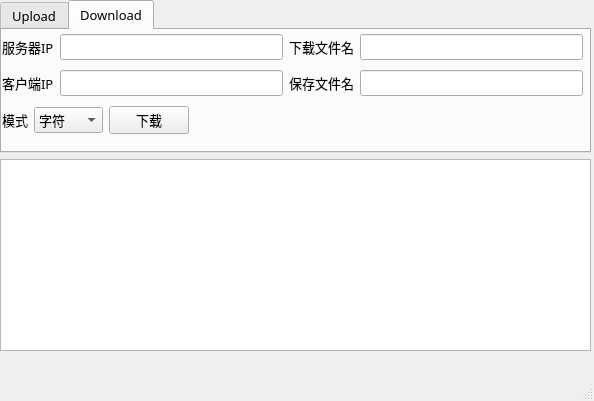
<?xml version="1.0" encoding="UTF-8"?>
<ui version="4.0">
 <class>MainWindow</class>
 <widget class="QMainWindow" name="MainWindow">
  <property name="geometry">
   <rect>
    <x>0</x>
    <y>0</y>
    <width>594</width>
    <height>401</height>
   </rect>
  </property>
  <property name="windowTitle">
   <string>MainWindow</string>
  </property>
  <widget class="QWidget" name="centralwidget">
   <property name="font">
    <font>
     <family>黑体</family>
     <pointsize>10</pointsize>
    </font>
   </property>
   <widget class="QWidget" name="verticalLayoutWidget_2">
    <property name="geometry">
     <rect>
      <x>0</x>
      <y>0</y>
      <width>591</width>
      <height>351</height>
     </rect>
    </property>
    <layout class="QVBoxLayout" name="verticalLayout_3">
     <item>
      <widget class="QTabWidget" name="tabWidget">
       <property name="font">
        <font>
         <family>黑体</family>
         <pointsize>10</pointsize>
        </font>
       </property>
       <property name="currentIndex">
        <number>1</number>
       </property>
       <widget class="QWidget" name="tab">
        <attribute name="title">
         <string>Upload</string>
        </attribute>
        <widget class="QWidget" name="verticalLayoutWidget">
         <property name="geometry">
          <rect>
           <x>0</x>
           <y>0</y>
           <width>571</width>
           <height>114</height>
          </rect>
         </property>
         <layout class="QVBoxLayout" name="verticalLayout_2">
          <item>
           <layout class="QHBoxLayout" name="horizontalLayout_6">
            <item>
             <widget class="QPushButton" name="PathChoose">
              <property name="font">
               <font>
                <family>黑体</family>
                <pointsize>10</pointsize>
               </font>
              </property>
              <property name="text">
               <string>选择文件</string>
              </property>
             </widget>
            </item>
            <item>
             <widget class="QLineEdit" name="PathShow"/>
            </item>
           </layout>
          </item>
          <item>
           <layout class="QHBoxLayout" name="horizontalLayout_5">
            <item>
             <widget class="QLabel" name="label">
              <property name="font">
               <font>
                <family>黑体</family>
                <pointsize>10</pointsize>
               </font>
              </property>
              <property name="text">
               <string>客户端IP</string>
              </property>
             </widget>
            </item>
            <item>
             <widget class="QLineEdit" name="uploadLocalIP"/>
            </item>
            <item>
             <widget class="QLabel" name="label_2">
              <property name="font">
               <font>
                <family>黑体</family>
                <pointsize>10</pointsize>
               </font>
              </property>
              <property name="text">
               <string>服务器IP</string>
              </property>
             </widget>
            </item>
            <item>
             <widget class="QLineEdit" name="uploadServerIP"/>
            </item>
           </layout>
          </item>
          <item>
           <layout class="QHBoxLayout" name="horizontalLayout_3">
            <item>
             <widget class="QLabel" name="label_3">
              <property name="font">
               <font>
                <family>黑体</family>
                <pointsize>10</pointsize>
               </font>
              </property>
              <property name="text">
               <string>模式</string>
              </property>
             </widget>
            </item>
            <item>
             <widget class="QComboBox" name="uploadMode">
              <property name="font">
               <font>
                <family>黑体</family>
                <pointsize>10</pointsize>
               </font>
              </property>
              <item>
               <property name="text">
                <string>字符</string>
               </property>
              </item>
              <item>
               <property name="text">
                <string>二进制</string>
               </property>
              </item>
             </widget>
            </item>
            <item>
             <widget class="QPushButton" name="uploadButton">
              <property name="font">
               <font>
                <family>黑体</family>
                <pointsize>10</pointsize>
               </font>
              </property>
              <property name="text">
               <string>上传</string>
              </property>
             </widget>
            </item>
            <item>
             <spacer name="horizontalSpacer_2">
              <property name="orientation">
               <enum>Qt::Horizontal</enum>
              </property>
              <property name="sizeHint" stdset="0">
               <size>
                <width>40</width>
                <height>20</height>
               </size>
              </property>
             </spacer>
            </item>
           </layout>
          </item>
         </layout>
        </widget>
       </widget>
       <widget class="QWidget" name="tab_2">
        <attribute name="title">
         <string>Download</string>
        </attribute>
        <widget class="QWidget" name="verticalLayoutWidget_3">
         <property name="geometry">
          <rect>
           <x>0</x>
           <y>0</y>
           <width>581</width>
           <height>111</height>
          </rect>
         </property>
         <layout class="QVBoxLayout" name="verticalLayout_4">
          <item>
           <layout class="QHBoxLayout" name="horizontalLayout_4">
            <item>
             <widget class="QLabel" name="label_6">
              <property name="text">
               <string>服务器IP</string>
              </property>
             </widget>
            </item>
            <item>
             <widget class="QLineEdit" name="downloadServerIP"/>
            </item>
            <item>
             <widget class="QLabel" name="label_4">
              <property name="text">
               <string>下载文件名</string>
              </property>
             </widget>
            </item>
            <item>
             <widget class="QLineEdit" name="downloadServerFilename"/>
            </item>
           </layout>
          </item>
          <item>
           <layout class="QHBoxLayout" name="horizontalLayout">
            <item>
             <widget class="QLabel" name="label_7">
              <property name="text">
               <string>客户端IP</string>
              </property>
             </widget>
            </item>
            <item>
             <widget class="QLineEdit" name="downloadLocalIP"/>
            </item>
            <item>
             <widget class="QLabel" name="label_5">
              <property name="text">
               <string>保存文件名</string>
              </property>
             </widget>
            </item>
            <item>
             <widget class="QLineEdit" name="downloadLocalFilename"/>
            </item>
           </layout>
          </item>
          <item>
           <layout class="QHBoxLayout" name="horizontalLayout_2">
            <item>
             <widget class="QLabel" name="label_8">
              <property name="text">
               <string>模式</string>
              </property>
             </widget>
            </item>
            <item>
             <widget class="QComboBox" name="downloadMode">
              <item>
               <property name="text">
                <string>字符</string>
               </property>
              </item>
              <item>
               <property name="text">
                <string>二进制</string>
               </property>
              </item>
             </widget>
            </item>
            <item>
             <widget class="QPushButton" name="downloadButton">
              <property name="text">
               <string>下载</string>
              </property>
             </widget>
            </item>
            <item>
             <spacer name="horizontalSpacer">
              <property name="orientation">
               <enum>Qt::Horizontal</enum>
              </property>
              <property name="sizeHint" stdset="0">
               <size>
                <width>40</width>
                <height>20</height>
               </size>
              </property>
             </spacer>
            </item>
           </layout>
          </item>
         </layout>
        </widget>
       </widget>
      </widget>
     </item>
     <item>
      <widget class="QTextBrowser" name="output">
       <property name="font">
        <font>
         <family>黑体</family>
         <pointsize>10</pointsize>
        </font>
       </property>
      </widget>
     </item>
    </layout>
   </widget>
  </widget>
  <widget class="QMenuBar" name="menubar">
   <property name="geometry">
    <rect>
     <x>0</x>
     <y>0</y>
     <width>594</width>
     <height>23</height>
    </rect>
   </property>
  </widget>
  <widget class="QStatusBar" name="statusbar"/>
 </widget>
 <resources/>
 <connections/>
</ui>
